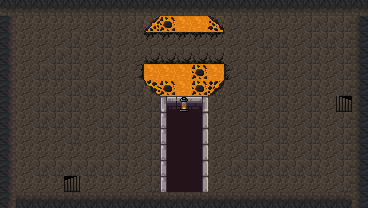

This is a level from a 2D game, rendered from its Tiled map with the project's own tilesets. A one-line summary and the complete map file follow:
An orthogonal 23x13 tile map with 16x16 px tiles, 2 tile layers (Tile Layer 1, Tile Layer 2), 3 tilesets and 4 objects (player_spawn, level_exit, pickaxe, rock).

<map version="1.10" tiledversion="1.10.2" orientation="orthogonal" renderorder="right-down" width="23" height="13" tilewidth="16" tileheight="16" infinite="0" nextlayerid="4" nextobjectid="7">
 <tileset firstgid="1" source="Dungeon_Tileset_v2.tsx" />
 <tileset firstgid="101" source="cave_crawler.tsx" />
 <tileset firstgid="326" source="cave_crawler_v2.tsx" />
 <layer id="1" name="Tile Layer 1" width="23" height="13">
  <data encoding="csv">
1,2,2,2,2,2,2,2,2,2,2,2,2,2,2,2,2,2,2,2,2,2,6,
31,161,161,161,161,161,162,161,386,371,371,371,371,371,161,161,161,161,161,162,162,162,16,
31,161,161,161,162,161,162,161,161,404,404,404,404,404,161,161,162,162,161,162,162,162,16,
31,161,161,162,162,161,162,161,161,178,178,178,178,178,161,161,161,162,161,162,161,162,16,
31,161,162,162,162,161,162,161,176,371,371,371,371,371,177,162,161,162,161,162,161,162,26,
31,161,161,161,162,162,162,161,162,371,371,371,371,371,386,162,161,162,161,162,161,162,16,
31,161,162,162,162,161,161,162,161,162,71,43,73,386,386,162,161,162,161,162,161,95,16,
31,161,162,162,162,161,162,162,161,162,26,67,21,161,161,162,161,162,161,162,161,162,16,
31,161,161,161,162,161,161,162,161,162,26,67,21,161,161,162,161,162,161,162,161,162,16,
31,161,161,161,161,161,161,162,161,162,26,67,21,161,161,162,162,162,161,162,161,162,16,
31,161,162,162,162,162,162,162,161,162,26,67,21,161,162,162,162,162,162,162,161,162,16,
31,161,161,161,2147483734,161,161,161,161,162,26,67,21,161,161,161,161,161,161,161,161,162,16,
41,44,44,44,43,44,44,44,44,44,44,44,44,44,44,44,44,44,44,44,44,44,46
</data>
 </layer>
 <objectgroup id="3" name="Object Layer 1">
  <object id="1" name="player_spawn" x="69.5035" y="187.234">
   <point />
  </object>
  <object id="3" name="level_exit" x="345.035" y="104.61">
   <point />
  </object>
  <object id="4" name="pickaxe" x="87.234" y="22.695">
   <point />
  </object>
  <object id="5" name="rock" x="184.17" y="49.2701">
   <point />
  </object>
 </objectgroup>
 <layer id="2" name="Tile Layer 2" width="23" height="13">
  <data encoding="csv">
435,435,435,435,435,435,435,435,435,435,435,435,435,435,435,435,435,435,435,435,435,435,435,
1610613171,0,0,0,0,0,0,0,387,416,342,0,0,417,0,0,0,0,0,0,0,0,2684354995,
1610613171,0,0,0,0,0,0,0,0,0,0,0,0,0,0,0,0,0,0,0,0,0,2684354995,
1610613171,0,0,0,0,0,0,0,0,0,0,0,0,0,0,0,0,0,0,0,0,0,2684354995,
1610613171,0,0,0,0,0,0,0,0,0,0,0,342,0,0,0,0,0,0,0,0,0,2684354995,
1610613171,0,0,0,0,0,0,0,0,431,342,0,342,432,0,0,0,0,0,0,0,0,2684354995,
1610613171,0,0,0,0,0,0,0,0,0,0,164,0,0,0,0,0,0,0,0,0,405,2684354995,
1610613171,0,0,0,0,0,0,0,0,0,0,0,0,0,0,0,0,0,0,0,0,0,2684354995,
1610613171,0,0,0,0,0,0,0,0,0,0,0,0,0,0,0,0,0,0,0,0,0,2684354995,
1610613171,0,0,0,0,0,0,0,0,0,0,0,0,0,0,0,0,0,0,0,0,0,2684354995,
1610613171,0,0,0,0,0,0,0,0,0,0,0,0,0,0,0,0,0,0,0,0,0,2684354995,
1610613171,0,0,0,2147484053,0,0,0,0,0,0,0,0,0,0,0,0,0,0,0,0,0,2684354995,
1610613171,3221225907,3221225907,3221225907,3221225907,3221225907,3221225907,3221225907,3221225907,3221225907,3221225907,3221225907,3221225907,3221225907,3221225907,3221225907,3221225907,3221225907,3221225907,3221225907,3221225907,3221225907,2684354995
</data>
 </layer>
</map>
